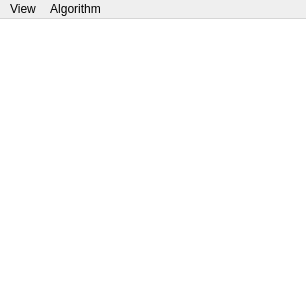
<?xml version="1.0" encoding="UTF-8"?>
<ui version="4.0">
 <class>MainWindow</class>
 <widget class="QMainWindow" name="MainWindow">
  <property name="geometry">
   <rect>
    <x>0</x>
    <y>0</y>
    <width>306</width>
    <height>297</height>
   </rect>
  </property>
  <property name="sizePolicy">
   <sizepolicy hsizetype="Preferred" vsizetype="Preferred">
    <horstretch>0</horstretch>
    <verstretch>0</verstretch>
   </sizepolicy>
  </property>
  <property name="windowTitle">
   <string>graph algorithms tool</string>
  </property>
  <property name="tabShape">
   <enum>QTabWidget::Rounded</enum>
  </property>
  <property name="dockNestingEnabled">
   <bool>true</bool>
  </property>
  <widget class="QWidget" name="centralWidget">
   <property name="sizePolicy">
    <sizepolicy hsizetype="Preferred" vsizetype="Preferred">
     <horstretch>0</horstretch>
     <verstretch>0</verstretch>
    </sizepolicy>
   </property>
   <layout class="QHBoxLayout" name="horizontalLayout">
    <property name="spacing">
     <number>0</number>
    </property>
    <property name="leftMargin">
     <number>0</number>
    </property>
    <property name="topMargin">
     <number>0</number>
    </property>
    <property name="rightMargin">
     <number>0</number>
    </property>
    <property name="bottomMargin">
     <number>0</number>
    </property>
    <item>
     <widget class="GraphicsView" name="graphicsView">
      <property name="frameShape">
       <enum>QFrame::NoFrame</enum>
      </property>
     </widget>
    </item>
   </layout>
  </widget>
  <widget class="QMenuBar" name="menuBar">
   <property name="geometry">
    <rect>
     <x>0</x>
     <y>0</y>
     <width>306</width>
     <height>21</height>
    </rect>
   </property>
   <widget class="QMenu" name="menuView">
    <property name="title">
     <string>View</string>
    </property>
    <widget class="QMenu" name="menuPrims">
     <property name="title">
      <string>Prims</string>
     </property>
     <addaction name="actionV_table"/>
    </widget>
    <addaction name="actionLegend"/>
    <addaction name="actionCode_flow"/>
    <addaction name="actionAdjacency_list"/>
    <addaction name="menuPrims"/>
   </widget>
   <widget class="QMenu" name="menuAlgorithm">
    <property name="title">
     <string>Algorithm</string>
    </property>
    <addaction name="actionPrims"/>
    <addaction name="actionDijkstra"/>
   </widget>
   <addaction name="menuView"/>
   <addaction name="menuAlgorithm"/>
  </widget>
  <action name="actionLegend">
   <property name="checkable">
    <bool>true</bool>
   </property>
   <property name="text">
    <string>Legend</string>
   </property>
  </action>
  <action name="actionCode_flow">
   <property name="checkable">
    <bool>true</bool>
   </property>
   <property name="text">
    <string>Code flow</string>
   </property>
  </action>
  <action name="actionAdjacency_list">
   <property name="checkable">
    <bool>true</bool>
   </property>
   <property name="text">
    <string>Adjacency list</string>
   </property>
  </action>
  <action name="actionV_table">
   <property name="checkable">
    <bool>true</bool>
   </property>
   <property name="text">
    <string>V table</string>
   </property>
  </action>
  <action name="actionPrims">
   <property name="text">
    <string>Prims</string>
   </property>
  </action>
  <action name="actionDijkstra">
   <property name="text">
    <string>Dijkstra</string>
   </property>
  </action>
 </widget>
 <layoutdefault spacing="6" margin="11"/>
 <customwidgets>
  <customwidget>
   <class>GraphicsView</class>
   <extends>QGraphicsView</extends>
   <header>graphics_view.h</header>
  </customwidget>
 </customwidgets>
 <resources/>
 <connections/>
</ui>
